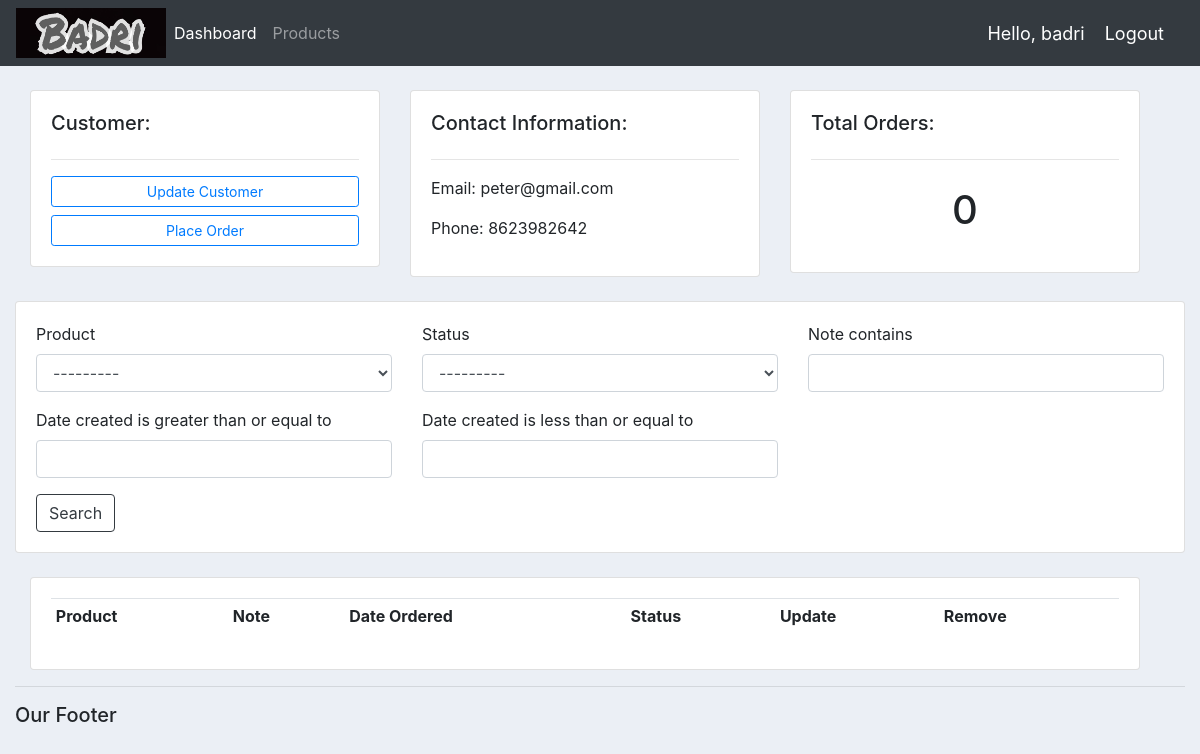
The app's page /customer/2/ (signed in), older data.
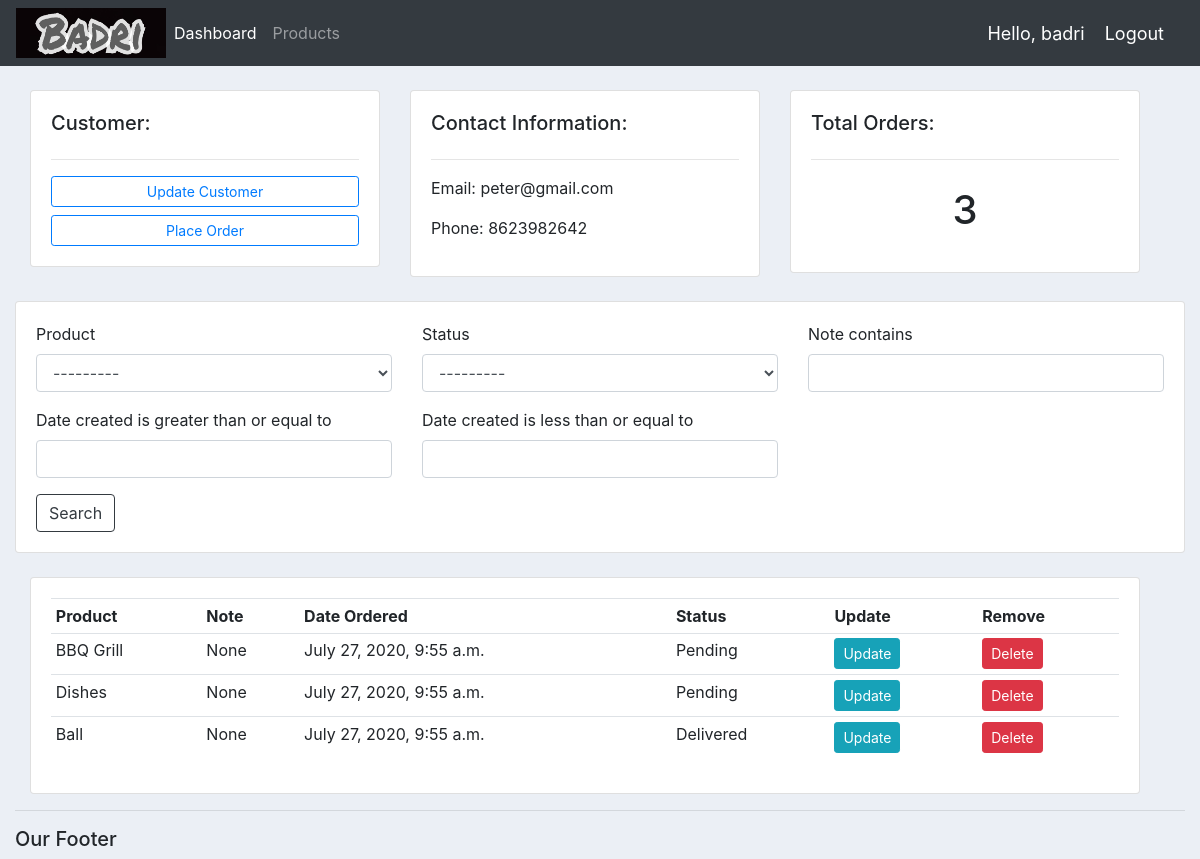
The same page, newer data.
### accounts/models.py (models this page shows, shortened)
class Order(models.Model):
    STATUS = (
        ('Pending', 'Pending'),
        ('Out for delivery', 'Out for delivery'),
        ('Delivered', 'Delivered'),
    )
    customer = models.ForeignKey(Customer, null=True, on_delete=models.SET_NULL)
    product = models.ForeignKey(Product, null=True, on_delete=models.SET_NULL)
    date_created = models.DateTimeField(auto_now_add=True, null=True)
    status = models.CharField(max_length=200, null=True, choices=STATUS)
    note = models.CharField(max_length=1000, null=True)

class Product(models.Model):
    CATEGORY = (
        ('Indoor', 'Indoor'),
        ('Out Door', 'Out Door'),
    )
    name = models.CharField(max_length=200, null=True)
    price = models.FloatField(null=True)
    category = models.CharField(max_length=200, null=True, choices=CATEGORY)
    description = models.CharField(max_length=200, null=True)
    date_created = models.DateTimeField(auto_now_add=True, null=True)
    tags = models.ManyToManyField(Tag)
    def __str__(self):
        return self.name

### accounts/decorators.py (the view)
        def wrapper_func(request, *args, **kwargs):
            group = None
            if request.user.groups.exists():
                group = request.user.groups.all()[0].name
            if group in allowed_roles:
                return view_func(request, *args, **kwargs)
            else:
                return HttpResponse("Nikal Yahan Se Bhsdk Paisa Le kr aana")

### accounts/views.py (called while the page is built)
@login_required(login_url='login')
@allowed_user(allowed_roles=['admin'])
def customer(request, pk_test):
    customer = Customer.objects.get(id = pk_test)
    orders = customer.order_set.all()
    order_count = orders.count()
    myfilter = OrderFilter(request.GET, queryset=orders)
    orders = myfilter.qs
    context = {
        'customer': customer,
        'orders': orders,
        'order_count': order_count,
        'myfilter': myfilter,
    }
    return render(request, 'accounts/customer.html', context)

### accounts/templates/accounts/customer.html
{% extends "accounts/main.html" %}
{% load crispy_forms_tags %}
{% block content %}
    <br>
    <div class="row container-fluid">
        <div class="col-md">
            <div class="card card-body">
                <h5>Customer:</h5>
                <hr>
                <a class="btn btn-outline-primary btn-sm btn-block" href="">Update Customer</a>
                <a class="btn btn-outline-primary btn-sm btn-block" href="{% url 'create_order' customer.id %}">Place Order</a>
            </div>
        </div>
        <div class="col-md">
            <div class="card card-body">
                <h5>Contact Information:</h5>
                <hr>
                <p>Email:  {{ customer.email }}</p>
                <p>Phone:  {{ customer.phone }}</p>
            </div>
        </div>
        <div class="col-md">
            <div class="card card-body">
                <h5>Total Orders:</h5>
                <hr>
                <h1 style="text-align: center; padding: 10px;">{{ order_count }}</h1>
            </div>
        </div>
    </div>
    <br>
    <div class="row">
        <div class="col">
            <div class="card card-body">
                <form action="" method="GET">
                    <div class="row">
                        <div class="col-sm-4">
                            {{ myfilter.form.product|as_crispy_field }}
                        </div>
                        <div class="col-sm-4">
                            {{ myfilter.form.status|as_crispy_field }}
                        </div>
                        <div class="col-sm-4">
                            {{ myfilter.form.note|as_crispy_field }}
                        </div>
                        <div class="col-sm-4">
                            {{ myfilter.form.start_date|as_crispy_field }}
                        </div>
                        <div class="col-sm-4">
                            {{ myfilter.form.end_date|as_crispy_field }}
                        </div>
                    </div>
                    <button class="btn btn-outline-dark" type="submit">Search</button>
                </form>
            </div>
        </div>
    </div>
    <br>
    <div class="row container-fluid">
        <div class="col-md">
            <div class="card card-body">
                <table class="table table-sm">
                    <tr>
                        <th>Product</th>
                        <th>Note</th>
                        <th>Date Ordered</th>
                        <th>Status</th>
                        <th>Update</th>
                        <th>Remove</th>
                    </tr>
                    {% for ord in orders %}
                        <tr>
                            <td>{{ ord.product }}</td>
                            <td>{{ ord.note }}</td>
                            <td>{{ ord.date_created }}</td>
                            <td>{{ ord.status }}</td>
                            <td><a class="btn btn-sm btn-info" href="{% url 'update_order' ord.id %}">Update</a></td>
                            <td><a class="btn btn-sm btn-danger" href="{% url 'delete_order' ord.id %}">Delete</a></td>
                        </tr>
                    {% endfor %}
                </table>
            </div>
        </div>
    </div>
{% endblock %}

Row changes from the older to the newer data that the page shows:
added Order: product "BBQ Grill", note "None", date_created "July 27, 2020, 9:55 a.m.", status "Pending"
added Order: product "Dishes", note "None", date_created "July 27, 2020, 9:55 a.m.", status "Pending"
added Order: product "Ball", note "None", date_created "July 27, 2020, 9:55 a.m.", status "Delivered"
Text that changed along with them:
{{ order_count }}: "0" → "3"
